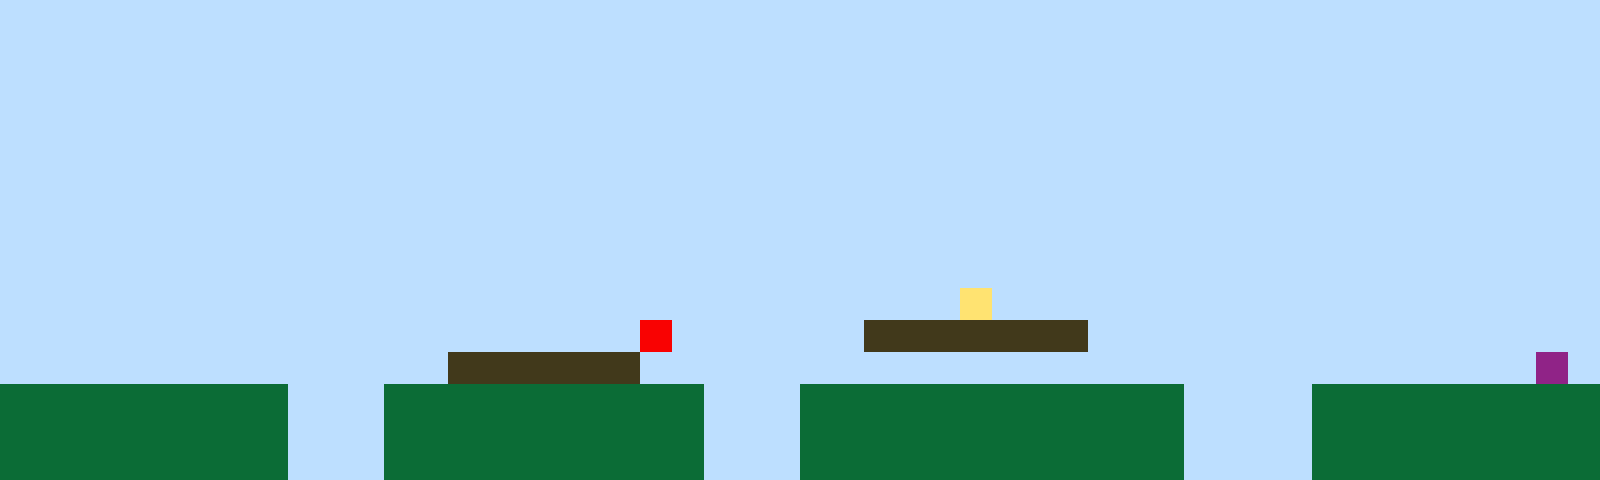

Tiled map render using the project's own tile images. Description and the whole map definition, tile-layer contents included, below:
An orthogonal 50x15 tile map with 32x32 px tiles, 1 tile layer (Tile Layer 1).

<map version="1.10" tiledversion="1.11.2" orientation="orthogonal" renderorder="right-up" width="50" height="15" tilewidth="32" tileheight="32" infinite="0" nextlayerid="2" nextobjectid="1"><editorsettings><export target="map1.csv" format="csv" /></editorsettings><tileset firstgid="1" name="sprites" tilewidth="32" tileheight="32" tilecount="6" columns="3"><image source="sprites.png" width="96" height="64" /></tileset><layer id="1" name="Tile Layer 1" width="50" height="15"><data encoding="csv">1,1,1,1,1,1,1,1,1,1,1,1,1,1,1,1,1,1,1,1,1,1,1,1,1,1,1,1,1,1,1,1,1,1,1,1,1,1,1,1,1,1,1,1,1,1,1,1,1,1,1,1,1,1,1,1,1,1,1,1,1,1,1,1,1,1,1,1,1,1,1,1,1,1,1,1,1,1,1,1,1,1,1,1,1,1,1,1,1,1,1,1,1,1,1,1,1,1,1,1,1,1,1,1,1,1,1,1,1,1,1,1,1,1,1,1,1,1,1,1,1,1,1,1,1,1,1,1,1,1,1,1,1,1,1,1,1,1,1,1,1,1,1,1,1,1,1,1,1,1,1,1,1,1,1,1,1,1,1,1,1,1,1,1,1,1,1,1,1,1,1,1,1,1,1,1,1,1,1,1,1,1,1,1,1,1,1,1,1,1,1,1,1,1,1,1,1,1,1,1,1,1,1,1,1,1,1,1,1,1,1,1,1,1,1,1,1,1,1,1,1,1,1,1,1,1,1,1,1,1,1,1,1,1,1,1,1,1,1,1,1,1,1,1,1,1,1,1,1,1,1,1,1,1,1,1,1,1,1,1,1,1,1,1,1,1,1,1,1,1,1,1,1,1,1,1,1,1,1,1,1,1,1,1,1,1,1,1,1,1,1,1,1,1,1,1,1,1,1,1,1,1,1,1,1,1,1,1,1,1,1,1,1,1,1,1,1,1,1,1,1,1,1,1,1,1,1,1,1,1,1,1,1,1,1,1,1,1,1,1,1,1,1,1,1,1,1,1,1,1,1,1,1,1,1,1,1,1,1,1,1,1,1,1,1,1,1,1,1,1,1,1,1,1,1,1,1,1,1,1,1,1,1,1,1,1,1,1,1,1,1,1,1,1,1,1,1,1,1,1,1,1,1,1,1,1,1,1,1,1,1,1,1,1,1,1,1,1,1,1,1,1,1,1,1,1,1,1,1,1,1,1,1,1,1,1,1,1,1,1,1,1,1,1,1,1,1,1,1,1,1,1,1,1,1,1,1,1,1,1,1,1,1,1,1,1,1,1,1,1,1,1,1,1,1,1,1,1,1,1,4,1,1,1,1,1,1,1,1,1,1,1,1,1,1,1,1,1,1,1,1,1,1,1,1,1,1,1,1,1,1,1,1,1,1,1,1,1,1,1,5,1,1,1,1,1,1,3,3,3,3,3,3,3,1,1,1,1,1,1,1,1,1,1,1,1,1,1,1,1,1,1,1,1,1,1,1,1,1,1,1,1,1,1,3,3,3,3,3,3,1,1,1,1,1,1,1,1,1,1,1,1,1,1,1,1,1,1,1,1,1,1,1,1,1,1,1,1,6,1,2,2,2,2,2,2,2,2,2,1,1,1,2,2,2,2,2,2,2,2,2,2,1,1,1,2,2,2,2,2,2,2,2,2,2,2,2,1,1,1,1,2,2,2,2,2,2,2,2,2,2,2,2,2,2,2,2,2,2,1,1,1,2,2,2,2,2,2,2,2,2,2,1,1,1,2,2,2,2,2,2,2,2,2,2,2,2,1,1,1,1,2,2,2,2,2,2,2,2,2,2,2,2,2,2,2,2,2,2,1,1,1,2,2,2,2,2,2,2,2,2,2,1,1,1,2,2,2,2,2,2,2,2,2,2,2,2,1,1,1,1,2,2,2,2,2,2,2,2,2</data></layer></map>
